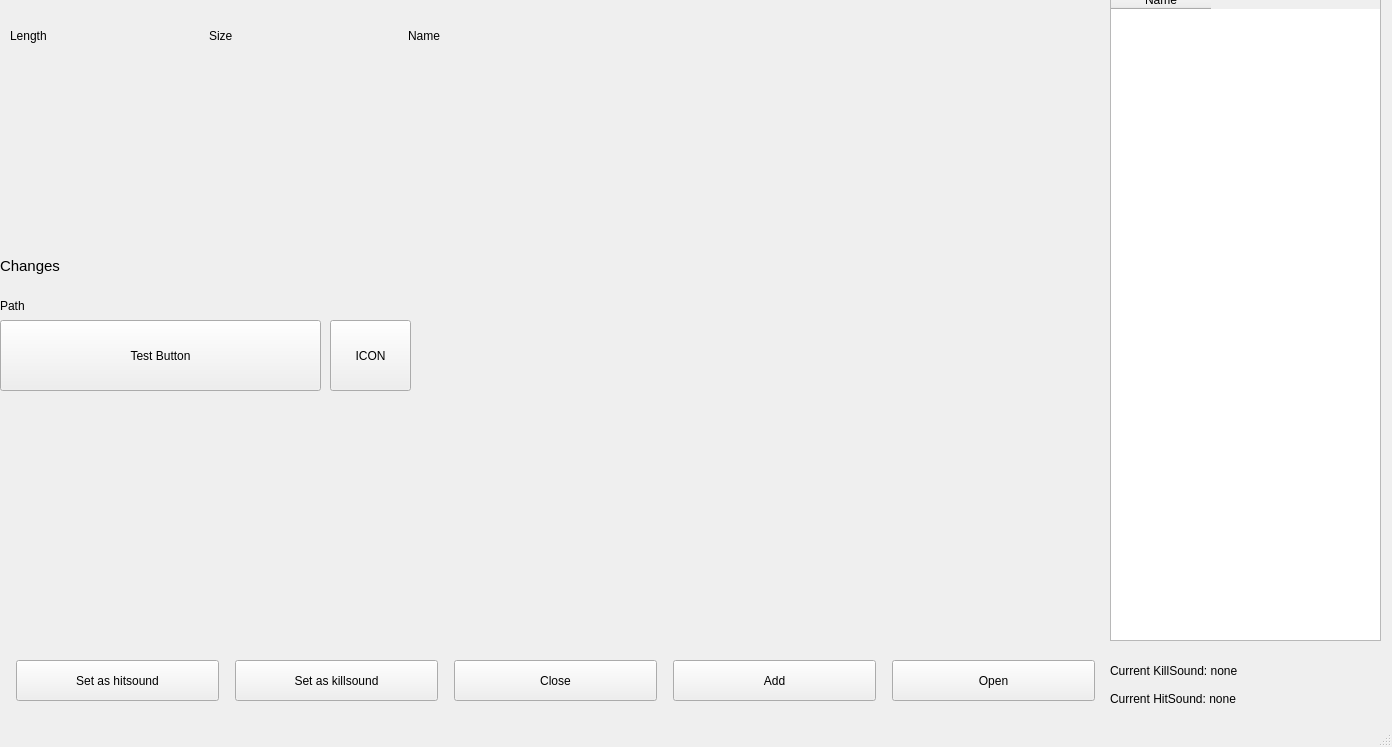
<?xml version="1.0" encoding="UTF-8"?>
<ui version="4.0">
 <class>MainWindow</class>
 <widget class="QMainWindow" name="MainWindow">
  <property name="geometry">
   <rect>
    <x>0</x>
    <y>0</y>
    <width>1392</width>
    <height>747</height>
   </rect>
  </property>
  <property name="windowTitle">
   <string>MainWindow</string>
  </property>
  <widget class="QWidget" name="centralwidget">
   <widget class="QPushButton" name="pushButton_icon">
    <property name="geometry">
     <rect>
      <x>330</x>
      <y>320</y>
      <width>81</width>
      <height>71</height>
     </rect>
    </property>
    <property name="text">
     <string>ICON</string>
    </property>
   </widget>
   <widget class="QTableWidget" name="tableWidget">
    <property name="geometry">
     <rect>
      <x>1110</x>
      <y>-10</y>
      <width>271</width>
      <height>651</height>
     </rect>
    </property>
    <column>
     <property name="text">
      <string>Name</string>
     </property>
    </column>
   </widget>
   <widget class="QLabel" name="label">
    <property name="geometry">
     <rect>
      <x>0</x>
      <y>250</y>
      <width>381</width>
      <height>31</height>
     </rect>
    </property>
    <property name="font">
     <font>
      <pointsize>11</pointsize>
     </font>
    </property>
    <property name="text">
     <string>Changes</string>
    </property>
   </widget>
   <widget class="QPushButton" name="pushButton">
    <property name="geometry">
     <rect>
      <x>0</x>
      <y>320</y>
      <width>321</width>
      <height>71</height>
     </rect>
    </property>
    <property name="text">
     <string>Test Button</string>
    </property>
   </widget>
   <widget class="QLabel" name="label_audioPath">
    <property name="geometry">
     <rect>
      <x>0</x>
      <y>290</y>
      <width>381</width>
      <height>31</height>
     </rect>
    </property>
    <property name="text">
     <string>Path</string>
    </property>
   </widget>
   <widget class="QWidget" name="layoutWidget">
    <property name="geometry">
     <rect>
      <x>0</x>
      <y>660</y>
      <width>1111</width>
      <height>41</height>
     </rect>
    </property>
    <layout class="QHBoxLayout" name="horizontalLayout">
     <property name="spacing">
      <number>16</number>
     </property>
     <property name="leftMargin">
      <number>16</number>
     </property>
     <property name="rightMargin">
      <number>16</number>
     </property>
     <item>
      <widget class="QPushButton" name="pushButton_setHitsound">
       <property name="sizePolicy">
        <sizepolicy hsizetype="Expanding" vsizetype="Expanding">
         <horstretch>0</horstretch>
         <verstretch>0</verstretch>
        </sizepolicy>
       </property>
       <property name="text">
        <string>Set as hitsound</string>
       </property>
      </widget>
     </item>
     <item>
      <widget class="QPushButton" name="pushButton_setKillsound">
       <property name="sizePolicy">
        <sizepolicy hsizetype="Expanding" vsizetype="Expanding">
         <horstretch>0</horstretch>
         <verstretch>0</verstretch>
        </sizepolicy>
       </property>
       <property name="text">
        <string>Set as killsound</string>
       </property>
      </widget>
     </item>
     <item>
      <widget class="QPushButton" name="pushButton_closeFile">
       <property name="sizePolicy">
        <sizepolicy hsizetype="Expanding" vsizetype="Expanding">
         <horstretch>0</horstretch>
         <verstretch>0</verstretch>
        </sizepolicy>
       </property>
       <property name="text">
        <string>Close</string>
       </property>
      </widget>
     </item>
     <item>
      <widget class="QPushButton" name="pushButton_addItems">
       <property name="sizePolicy">
        <sizepolicy hsizetype="Expanding" vsizetype="Expanding">
         <horstretch>0</horstretch>
         <verstretch>0</verstretch>
        </sizepolicy>
       </property>
       <property name="text">
        <string>Add</string>
       </property>
      </widget>
     </item>
     <item>
      <widget class="QPushButton" name="pushButton_openFolder">
       <property name="sizePolicy">
        <sizepolicy hsizetype="Expanding" vsizetype="Expanding">
         <horstretch>0</horstretch>
         <verstretch>0</verstretch>
        </sizepolicy>
       </property>
       <property name="text">
        <string>Open</string>
       </property>
      </widget>
     </item>
    </layout>
   </widget>
   <widget class="QWidget" name="layoutWidget">
    <property name="geometry">
     <rect>
      <x>1110</x>
      <y>660</y>
      <width>271</width>
      <height>49</height>
     </rect>
    </property>
    <layout class="QVBoxLayout" name="verticalLayout">
     <item>
      <widget class="QLabel" name="label_curHitSound">
       <property name="text">
        <string>Current KillSound: none</string>
       </property>
      </widget>
     </item>
     <item>
      <widget class="QLabel" name="label_curKillSound">
       <property name="text">
        <string>Current HitSound: none</string>
       </property>
      </widget>
     </item>
    </layout>
   </widget>
   <widget class="QWidget" name="layoutWidget">
    <property name="geometry">
     <rect>
      <x>10</x>
      <y>10</y>
      <width>591</width>
      <height>51</height>
     </rect>
    </property>
    <layout class="QHBoxLayout" name="horizontalLayout_2">
     <item>
      <widget class="QLabel" name="label_openLength">
       <property name="enabled">
        <bool>true</bool>
       </property>
       <property name="text">
        <string>Length</string>
       </property>
      </widget>
     </item>
     <item>
      <widget class="QLabel" name="label_openSize">
       <property name="text">
        <string>Size</string>
       </property>
      </widget>
     </item>
     <item>
      <widget class="QLabel" name="label_openName">
       <property name="text">
        <string>Name</string>
       </property>
      </widget>
     </item>
    </layout>
   </widget>
   <widget class="waveForm" name="waveFormWidget" native="true">
    <property name="geometry">
     <rect>
      <x>2</x>
      <y>485</y>
      <width>1106</width>
      <height>171</height>
     </rect>
    </property>
   </widget>
  </widget>
  <widget class="QMenuBar" name="menubar">
   <property name="geometry">
    <rect>
     <x>0</x>
     <y>0</y>
     <width>1392</width>
     <height>17</height>
    </rect>
   </property>
  </widget>
  <widget class="QStatusBar" name="statusbar"/>
 </widget>
 <customwidgets>
  <customwidget>
   <class>waveForm</class>
   <extends>QWidget</extends>
   <header>waveform.h</header>
   <container>1</container>
  </customwidget>
 </customwidgets>
 <resources/>
 <connections/>
</ui>
